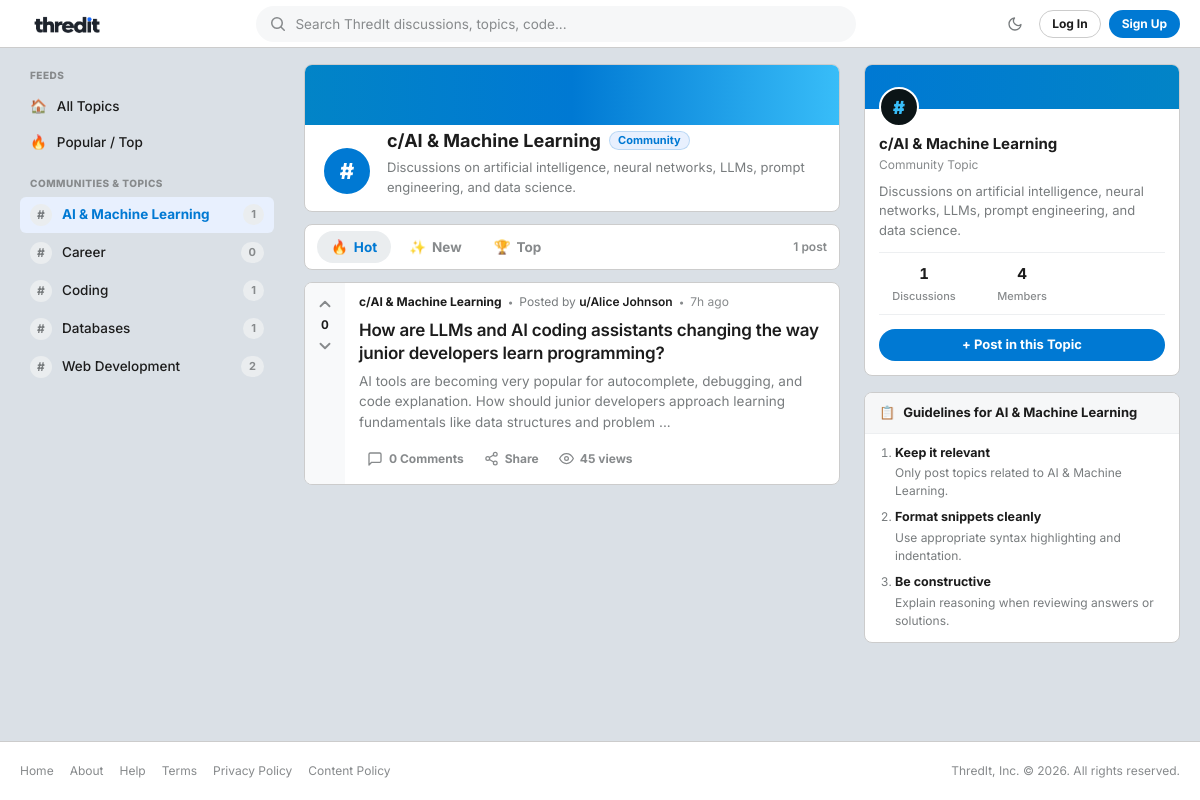
The app's page /public/category.php?id=2, older data.
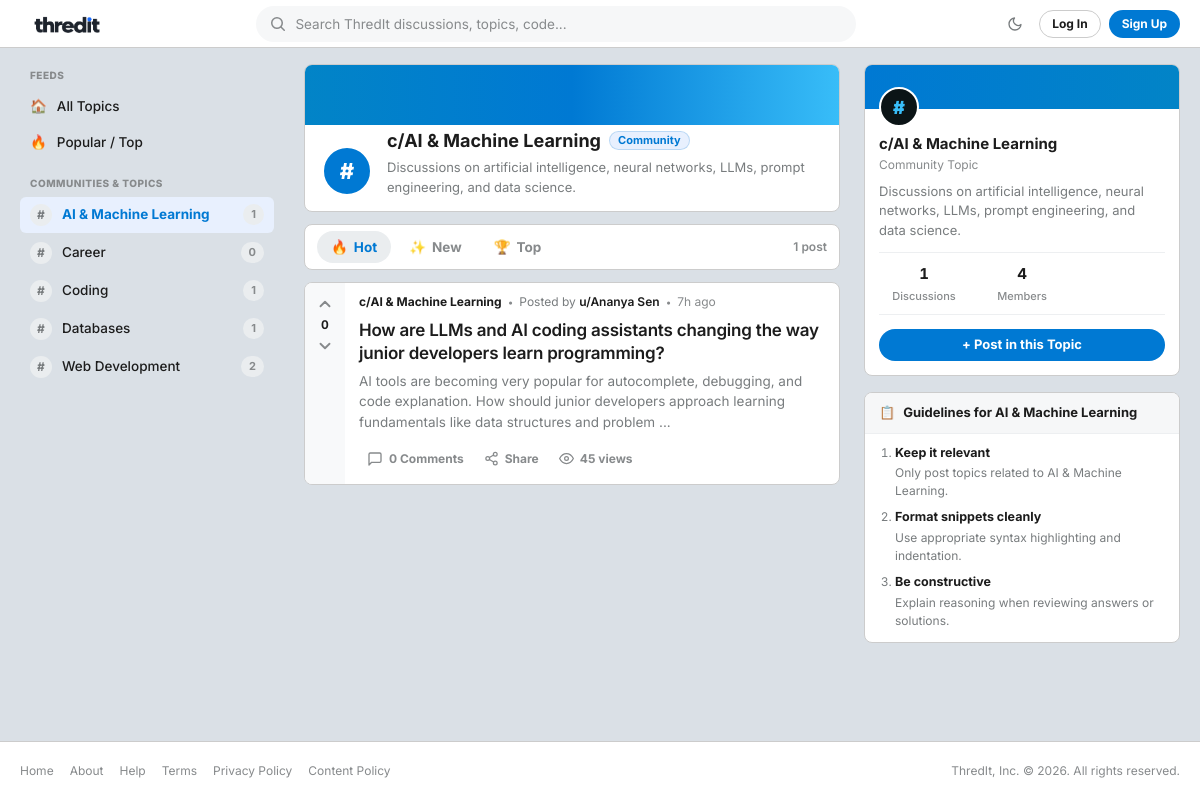
The same page, newer data.
### tables this page shows
CREATE TABLE IF NOT EXISTS `threads` (
    `id` INT UNSIGNED NOT NULL AUTO_INCREMENT,
    `category_id` INT UNSIGNED NOT NULL,
    `user_id` INT UNSIGNED NOT NULL,
    `title` VARCHAR(255) NOT NULL,
    `body` MEDIUMTEXT NOT NULL,
    `is_pinned` TINYINT(1) NOT NULL DEFAULT 0,
    `is_locked` TINYINT(1) NOT NULL DEFAULT 0,
    `views` INT UNSIGNED NOT NULL DEFAULT 0,
    `created_at` DATETIME NOT NULL DEFAULT CURRENT_TIMESTAMP,
    PRIMARY KEY (`id`),
    INDEX `idx_threads_category` (`category_id`),
    INDEX `idx_threads_user` (`user_id`),
    INDEX `idx_threads_pinned_created` (`is_pinned`, `created_at` DESC),
    CONSTRAINT `fk_threads_category` FOREIGN KEY (`category_id`) REFERENCES `categories` (`id`) ON DELETE CASCADE,
    CONSTRAINT `fk_threads_user` FOREIGN KEY (`user_id`) REFERENCES `users` (`id`) ON DELETE CASCADE
);

CREATE TABLE IF NOT EXISTS `users` (
    `id` INT UNSIGNED NOT NULL AUTO_INCREMENT,
    `name` VARCHAR(100) NOT NULL,
    `email` VARCHAR(191) NOT NULL,
    `password_hash` VARCHAR(255) NOT NULL,
    `role` ENUM('user', 'moderator', 'admin') NOT NULL DEFAULT 'user',
    `is_banned` TINYINT(1) NOT NULL DEFAULT 0,
    `created_at` DATETIME NOT NULL DEFAULT CURRENT_TIMESTAMP,
    PRIMARY KEY (`id`),
    UNIQUE KEY `uq_users_email` (`email`),
    INDEX `idx_users_role` (`role`),
    INDEX `idx_users_banned` (`is_banned`)
);

CREATE TABLE IF NOT EXISTS `categories` (
    `id` INT UNSIGNED NOT NULL AUTO_INCREMENT,
    `name` VARCHAR(100) NOT NULL,
    `description` TEXT NOT NULL,
    PRIMARY KEY (`id`),
    UNIQUE KEY `uq_categories_name` (`name`)
);

### includes/functions.php (called while the page is built, shortened)
<?php
if (!function_exists('get_base_url')) {
    function get_base_url(): string
    {
        $protocol = (!empty($_SERVER['HTTPS']) && $_SERVER['HTTPS'] !== 'off') ? 'https://' : 'http://';
        $host = $_SERVER['HTTP_HOST'] ?? 'localhost';
        $scriptPath = str_replace('\\', '/', $_SERVER['SCRIPT_NAME'] ?? '');
        $scriptDir = dirname($scriptPath);
        $baseFolder = preg_replace('#/(public|admin|includes|api)$#i', '', $scriptDir);
        return rtrim($protocol . $host . $baseFolder, '/');
    }
}
if (!function_exists('url')) {
    function url(string $path = ''): string
    {
        $base = get_base_url();
        $trimmedPath = ltrim($path, '/');
        return $trimmedPath === '' ? $base : $base . '/' . $trimmedPath;
    }
}
if (!function_exists('e')) {
    function e(mixed $string): string
    {
        return htmlspecialchars((string) ($string ?? ''), ENT_QUOTES, 'UTF-8');
    }
}
if (!function_exists('time_ago')) {
    function time_ago(string $datetime): string
    {
        $timestamp = strtotime($datetime);
        $difference = time() - $timestamp;
        if ($difference < 86400) {
            $hours = floor($difference / 3600);
            return $hours . 'h ago';
        }
        return date('M j, Y', $timestamp);
    }
}
if (!function_exists('truncate')) {
    function truncate(string $text, int $length = 150): string
    {
        $text = strip_tags($text);
        return mb_substr($text, 0, $length, 'UTF-8') . '...';
    }
}

### public/category.php (the view, shortened to what the changed rows need)
<?php
require_once __DIR__ . '/../includes/functions.php';
$pdo = get_db_connection();
$catId = (int) ($_GET['id'] ?? 0);
$stmt = $pdo->prepare("SELECT * FROM categories WHERE id = :id LIMIT 1");
$stmt->execute([':id' => $catId]);
$category = $stmt->fetch();
require_once __DIR__ . '/../includes/header.php';
$sort = $_GET['sort'] ?? 'hot';
$sql = "SELECT t.*,
               u.name AS author_name, u.role AS author_role,
               c.name AS category_name,
               COUNT(DISTINCT r.id) AS reply_count,
               COALESCE(SUM(v.value), 0) AS vote_score
        FROM threads t
        INNER JOIN users u ON t.user_id = u.id
        INNER JOIN categories c ON t.category_id = c.id
        LEFT JOIN replies r ON t.id = r.thread_id
        LEFT JOIN votes v ON v.target_type = 'thread' AND v.target_id = t.id
        WHERE t.category_id = :cat_id
        GROUP BY t.id, u.id, u.name, u.role, c.id, c.name ";
if ($sort === 'top') {
    $sql .= "ORDER BY t.is_pinned DESC, vote_score DESC, t.created_at DESC";
} elseif ($sort === 'latest') {
    $sql .= "ORDER BY t.is_pinned DESC, t.created_at DESC";
} else {
    $sql .= "ORDER BY t.is_pinned DESC, (COALESCE(SUM(v.value), 0) * 2 + COUNT(DISTINCT r.id)) DESC, t.created_at DESC";
}
$threadStmt = $pdo->prepare($sql);
$threadStmt->execute([':cat_id' => $catId]);
$threads = $threadStmt->fetchAll();
$userVotes = [];
?>
<div class="reddit-container">
    <main class="reddit-main-feed">
        <div class="card reddit-community-banner-card">
            <div class="banner-inner-content">
                <div class="banner-info-text">
                    <div style="display: flex; align-items: center; gap: 8px; flex-wrap: wrap;">
                        <h1 class="banner-title">c/<?= e($category['name']) ?></h1>
                    </div>
                </div>
            </div>
        </div>
        <?php if (empty($threads)): ?>
            <div class="card empty-state" id="threads-container">
                <div class="empty-state-icon">📂</div>
                <div class="empty-state-title">No discussions in c/<?= e($category['name']) ?> yet.</div>
                <p style="font-size: 0.875rem; margin-bottom: 1.25rem;">Be the first developer to start a discussion here!</p>
                <a href="<?= url('public/new_thread.php?category_id=' . $catId) ?>" class="btn btn-primary">Start a New Thread</a>
            </div>
        <?php else: ?>
            <div class="reddit-posts-list fade-in-content" id="threads-container">
                <?php foreach ($threads as $t): ?>
                    <?php
                    $userVote = $userVotes[(int) $t['id']] ?? 0;
                    $score = (int) $t['vote_score'];
                    $threadUrl = url('public/thread.php?id=' . $t['id']);
                    ?>
                    <article class="card reddit-post-card <?= $t['is_pinned'] ? 'post-pinned' : '' ?> <?= $t['is_locked'] ? 'post-locked' : '' ?>">
                        <div class="reddit-vote-column">
                            <button type="button" class="reddit-vote-btn vote-up <?= $userVote === 1 ? 'voted' : '' ?>"
                                    data-target-type="thread"
                                    data-target-id="<?= $t['id'] ?>"
                                    data-vote="1"
                                    data-vote-url="<?= url('public/vote.php') ?>"
                                    title="Upvote" aria-label="Upvote">
                                <svg width="18" height="18" viewBox="0 0 24 24" fill="none" stroke="currentColor" stroke-width="2.5" stroke-linecap="round" stroke-linejoin="round">
                                    <polyline points="18 15 12 9 6 15"></polyline>
                                </svg>
                            </button>
                            <span class="reddit-vote-number <?= $score > 0 ? 'score-up' : ($score < 0 ? 'score-down' : '') ?>">
                                <?= $score ?>
                            </span>
                            <button type="button" class="reddit-vote-btn vote-down <?= $userVote === -1 ? 'voted' : '' ?>"
                                    data-target-type="thread"
                                    data-target-id="<?= $t['id'] ?>"
                                    data-vote="-1"
                                    data-vote-url="<?= url('public/vote.php') ?>"
                                    title="Downvote" aria-label="Downvote">
                                <svg width="18" height="18" viewBox="0 0 24 24" fill="none" stroke="currentColor" stroke-width="2.5" stroke-linecap="round" stroke-linejoin="round">
                                    <polyline points="6 9 12 15 18 9"></polyline>
                                </svg>
                            </button>
                        </div>
                        <div class="reddit-post-main">
                            <div class="reddit-post-meta">
                                <span class="reddit-community-pill">c/<?= e($category['name']) ?></span>
                                <span class="meta-dot">&bull;</span>
                                <span class="meta-author">Posted by <strong>u/<?= e($t['author_name']) ?></strong></span>
                                <span class="meta-dot">&bull;</span>
                                <span class="meta-time"><?= time_ago($t['created_at']) ?></span>
                            </div>
                            <h2 class="reddit-post-title">
                                <a href="<?= $threadUrl ?>">
                                    <?= e($t['title']) ?>
                                </a>
                            </h2>
                            <div class="reddit-post-snippet">
                                <?= e(truncate($t['body'], 180)) ?>
                            </div>
                            <div class="reddit-post-actions">
                                <a href="<?= $threadUrl ?>#replies" class="action-pill">
                                    <svg width="16" height="16" viewBox="0 0 24 24" fill="none" stroke="currentColor" stroke-width="2" stroke-linecap="round" stroke-linejoin="round">
                                        <path d="M21 15a2 2 0 0 1-2 2H7l-4 4V5a2 2 0 0 1 2-2h14a2 2 0 0 1 2 2z"></path>
                                    </svg>
                                    <span><?= (int) $t['reply_count'] ?> <?= (int) $t['reply_count'] === 1 ? 'Comment' : 'Comments' ?></span>
                                </a>
                                <button type="button" class="action-pill share-btn" data-url="<?= $threadUrl ?>" title="Copy link to discussion">
                                    <span>Share</span>
                                </button>
                                <div class="action-pill action-views">
                                    <svg width="15" height="15" viewBox="0 0 24 24" fill="none" stroke="currentColor" stroke-width="2" stroke-linecap="round" stroke-linejoin="round">
                                        <path d="M1 12s4-8 11-8 11 8 11 8-4 8-11 8-11-8-11-8z"></path>
                                        <circle cx="12" cy="12" r="3"></circle>
                                    </svg>
                                    <span><?= (int) $t['views'] ?> views</span>
                                </div>
                            </div>
                        </div>
                    </article>
                <?php endforeach; ?>
            </div>
        <?php endif; ?>
    </main>
</div>
<?php require_once __DIR__ . '/../includes/footer.php'; ?>

Row changes from the older to the newer data that the page shows:
changed through a linked row, threads "7h ago": user.name "Alice Johnson" → "Ananya Sen"
